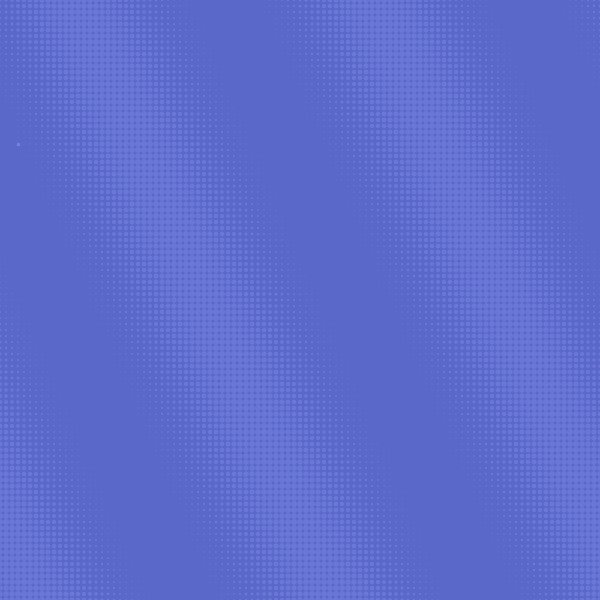
Frame 1 (no input)
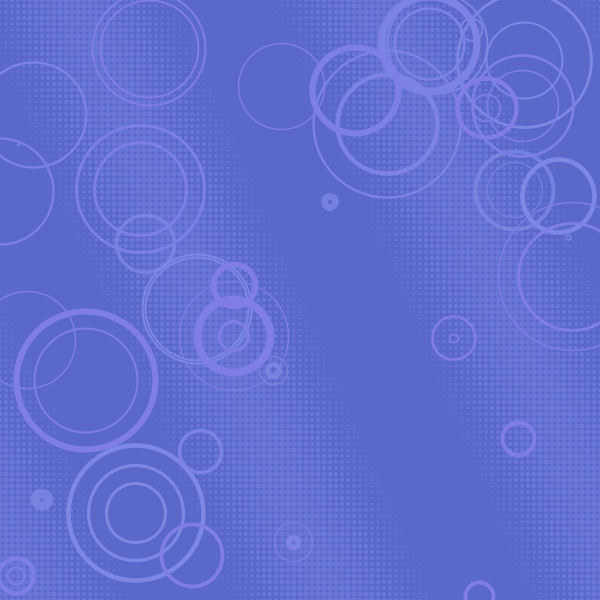
Frame 60 (the mouse pressed at the canvas centre just before this capture)
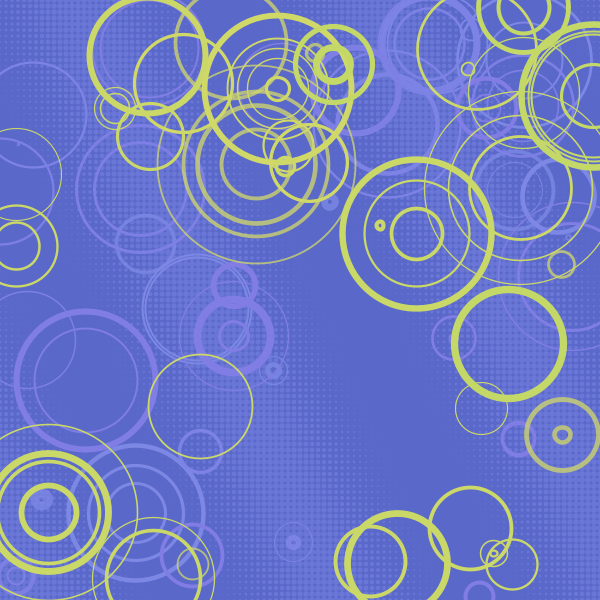
Frame 120 (the mouse held since frame 60 and released just before this capture)

The Processing sketch that drew these frames (run headless with seeded random() and noise(); from frame 60 on, the mouse is pressed at the canvas centre):

// Processing sketch: processing_7765
// ── processing_7765.pde

float circw()
{
  float x1 = random(0.,1.);
  float x2 = random(0.,1.);
  return sqrt( -2*log(x1) ) * cos(TWO_PI*x2);
}

void setup()
{
  size(600,600,JAVA2D);
  colorMode(HSB,1.0,1.0,1.0,1.0);
  ellipseMode(CENTER);
  smooth();
  frameRate(4);
  reset();
}

void mousePressed()
{
  reset();
}

float px[], py[], r[];
int num_points = 9;
int circles;

color c, bg;

void reset()
{
  float h = random(0.,1.);
  float s = random(0.5,0.7);
  float v = random(0.7,0.8);
  bg = color(h,s,v);
  makeBackground();
  c = color(h, s - 0.1, v + 0.1, 0.75 );
  noFill();
  makePoints();
  circles = 0;
}

void makeBackground()
{
  background(bg);
  color bgp = color( hue(bg), saturation(bg) -0.05, brightness(bg)+0.05);
  float m = -1.0*random(0.25,1.0);
  noStroke();
  fill(bgp);
  int step = 6;
  for(int x = 0; x <= width; x += step) {
    for(int y = 0; y <= height; y += step) {
      float r = step* 0.5*(sin( PI * (x+m*y)/150.0 ) + 1.0);
      ellipse(x,y,r,r);
    }
  }
}
  

void makePoints()
{
  px = new float[num_points];
  py = new float[num_points];
  r = new  float[num_points];
  for(int i = 0; i < num_points; ++i) {
    px[i] = random(0,width);
    py[i] = random(0,height);
    r[i] = random(0, (width+height)/2.0 * 0.2 );
  }
}

void mutateStroke()
{
  c = color( (hue(c) + random(0,0.01) ) % 1.0, 
             saturation(c),
             brightness(c) );
}


void draw()
{
  stroke(c);
  strokeWeight( 1.0 + (width+height)/2.0 * 0.005 * abs( circw() ) );
  int idx = int(random(0,num_points));
  ellipse( px[idx], py[idx], r[idx], r[idx] );
  r[idx] += random( (width + height)/2.0 * 0.1 );
  ++circles;
  if(circles % 10 == 0 ) {
    makePoints();
    mutateStroke();
  }
  if(circles % 100 == 0 ) {
    reset();
  }
}
  
  
